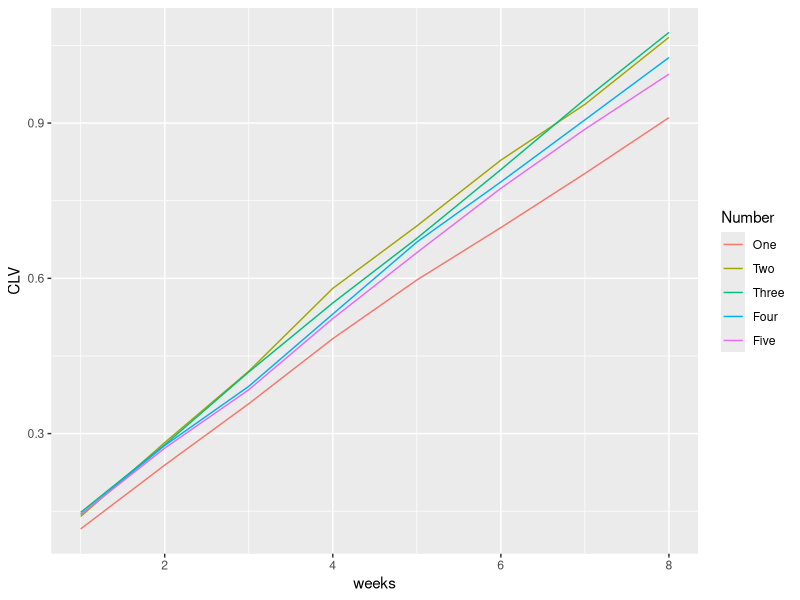
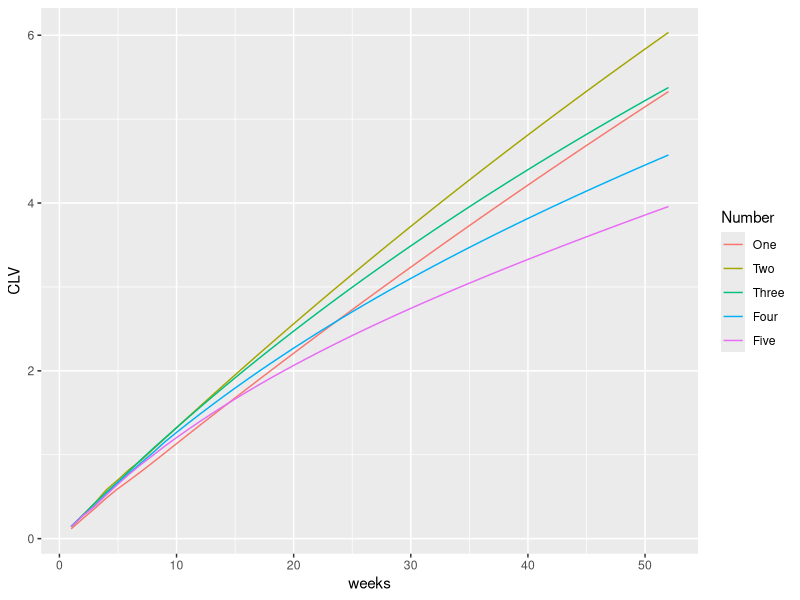
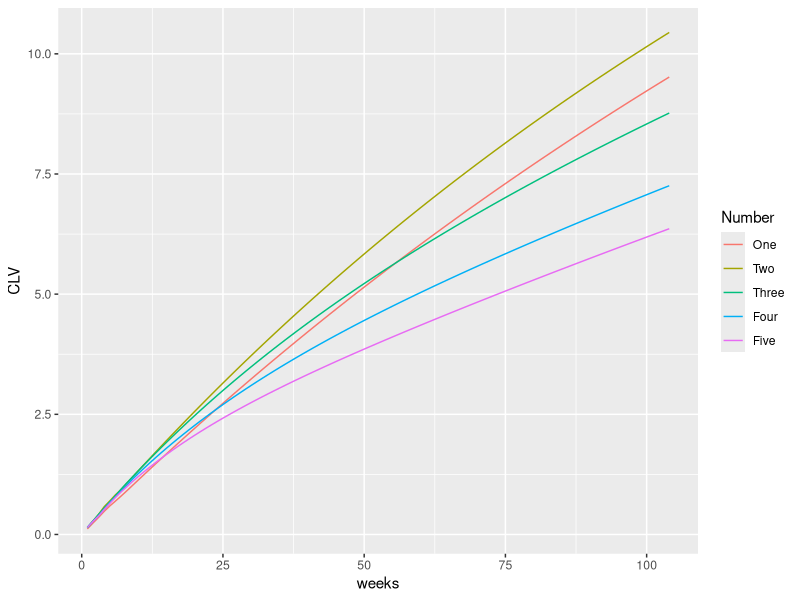

Reproduce these figures in R, in order.
## ---- chunk 1
## initial settings
knitr::opts_chunk$set(
  comment = NA,
  echo = TRUE,
  error = TRUE,
  cache = FALSE,
  message = FALSE,
  dpi = 96,
  warning = FALSE
)

## width to use when printing tables etc.
options(
  width = 250,
  scipen = 100,
  max.print = 5000,
  stringsAsFactors = FALSE
)
## ---- chunk 2
weeks <- 1:104
discount <- .1 ## annual discount rate
w_discount <- (1+discount)^(1/52)-1 ## weekly discount rate
cogs <- .6
## ---- chunk 3
## load data
library(readxl)
library(readr)

average <- read_csv("data/pentathlon-II-avg.csv")
e1 <- read_excel("data/pentathlon-II.xls",range = "A1:I4")
e2 <- read_excel("data/pentathlon-II.xls",range = "A6:I9")
e3 <- read_excel("data/pentathlon-II.xls",range = "A11:I14")
e4 <- read_excel("data/pentathlon-II.xls",range = "A16:I19")
e5 <- read_excel("data/pentathlon-II.xls",range = "A21:I24")

## insert CLV function below
## determine what arguments the function needs to generate the required
## return value
clv <- function(num_email) {
  if(num_email == 1){
    sub_rev <- e1[2,2:9]
    unsub_rev <- e1[3,2:9]
    cost <- sub_rev*cogs
    profit <- sub_rev - cost
    churn <- e1[1,2:9]
    pr_sub <- c(1)
    for(i in 2:8){
      pr_sub[i] <- pr_sub[i-1]*(1-churn[i-1])
    }
    pr_sub <- unlist(pr_sub)
    pr_unsub <- 1-pr_sub
    cv <- pr_sub*profit + pr_unsub*unsub_rev*(1-cogs)
    dr <- c()
    for(i in 1:8){
      dr[i] <- 1/(1+w_discount)^(i)
    }
    result <- cv*dr
  }
  else if(num_email == 2){
    sub_rev <- e2[2,2:9]
    unsub_rev <- e2[3,2:9]
    cost <- sub_rev*cogs
    profit <- sub_rev - cost
    churn <- e2[1,2:9]
    pr_sub <- c(1)
    for(i in 2:8){
      pr_sub[i] <- pr_sub[i-1]*(1-churn[i-1])
    }
    pr_sub <- unlist(pr_sub)
    pr_unsub <- 1-pr_sub
    cv <- pr_sub*profit + pr_unsub*unsub_rev*(1-cogs)
    dr <- c()
    for(i in 1:8){
      dr[i] <- 1/(1+w_discount)^(i)
    }
    result <- cv*dr
  }
  else if(num_email == 3){
    sub_rev <- e3[2,2:9]
    unsub_rev <- e3[3,2:9]
    cost <- sub_rev*cogs
    profit <- sub_rev - cost
    churn <- e3[1,2:9]
    pr_sub <- c(1)
    for(i in 2:8){
      pr_sub[i] <- pr_sub[i-1]*(1-churn[i-1])
    }
    pr_sub <- unlist(pr_sub)
    pr_unsub <- 1-pr_sub
    cv <- pr_sub*profit + pr_unsub*unsub_rev*(1-cogs)
    dr <- c()
    for(i in 1:8){
      dr[i] <- 1/(1+w_discount)^(i)
    }
    result <- cv*dr
  }
  else if(num_email == 4){
    sub_rev <- e4[2,2:9]
    unsub_rev <- e4[3,2:9]
    cost <- sub_rev*cogs
    profit <- sub_rev - cost
    churn <- e4[1,2:9]
    pr_sub <- c(1)
    for(i in 2:8){
      pr_sub[i] <- pr_sub[i-1]*(1-churn[i-1])
    }
    pr_sub <- unlist(pr_sub)
    pr_unsub <- 1-pr_sub
    cv <- pr_sub*profit + pr_unsub*unsub_rev*(1-cogs)
    dr <- c()
    for(i in 1:8){
      dr[i] <- 1/(1+w_discount)^(i)
    }
    result <- cv*dr
  }
  else if(num_email == 5){
    sub_rev <- e5[2,2:9]
    unsub_rev <- e5[3,2:9]
    cost <- sub_rev*cogs
    profit <- sub_rev - cost
    churn <- e5[1,2:9]
    pr_sub <- c(1)
    for(i in 2:8){
      pr_sub[i] <- pr_sub[i-1]*(1-churn[i-1])
    }
    pr_sub <- unlist(pr_sub)
    pr_unsub <- 1 - pr_sub
    cv <- pr_sub*profit + pr_unsub*unsub_rev*(1-cogs)
    dr <- c()
    for(i in 1:8){
      dr[i] <- 1/(1+w_discount)^(i)
    }
    result <- cv*dr
  }
  return(result)
}
## ---- chunk 4
## create the tibble (data.frame)
weeks_8 <- tibble::tibble(weeks = 1:8,One = as.numeric(clv(1)),Two = as.numeric(clv(2)), Three = as.numeric(clv(3)),Four = as.numeric(clv(4)),Five = as.numeric(clv(5)))

weeks_8
## ---- chunk 5
## calculate the 8-week clvs for the five plans
clv_8w <- apply(weeks_8,2,sum)
clv_8w
## ---- chunk 6
## define a function that calculates longer time period clv
clv_long <- function(num_email,weeks){
  sub_rev <- rep(average[num_email,3],weeks)
  unsub_rev <- rep(average[num_email,4],weeks)
  churn <- rep(average[num_email,2],weeks)
  churn <- unlist(churn)
  sub_rev <- unlist(sub_rev)
  unsub_rev <- unlist(unsub_rev)
  pr_sub <- c(1)
  for(i in 2:weeks){
    pr_sub[i] <- pr_sub[i-1]*(1-churn[i-1])
  }
  pr_sub <- unlist(pr_sub)
  pr_unsub <- 1 - pr_sub
  cv <- sub_rev*0.4*pr_sub + unsub_rev*0.4*pr_unsub
  dr <- c()
    for(i in 1:weeks){
      dr[i] <- 1/(1+w_discount)^(i)
    }
  result <- cv*dr
  return(result)
}

## create a tibble for 52-week clv
weeks_52 <- tibble::tibble(weeks = 1:52,One = as.numeric(clv_long(1,52)),Two = as.numeric(clv_long(2,52)), Three = as.numeric(clv_long(3,52)),Four = as.numeric(clv_long(4,52)),Five = as.numeric(clv_long(5,52)))

## create a tibble for 104-week clv
weeks_104 <- tibble::tibble(weeks = 1:104,One = as.numeric(clv_long(1,104)),Two = as.numeric(clv_long(2,104)), Three = as.numeric(clv_long(3,104)),Four = as.numeric(clv_long(4,104)),Five = as.numeric(clv_long(5,104)))

## calculate the 52-week clvs for the five plans
clv_52w <- apply(weeks_52,2,sum)
clv_52w

## calculate the 104-week clvs for the five plans
clv_104w <- apply(weeks_104,2,sum)
clv_104w
## ---- chunk 7
## generate graph 1
library(ggplot2)
library(tidyr)
library(dplyr)

## define a function that calculates the sum of clv series
cal_clv <- function(num_email,num_week){
  if(num_week <= 8){
    result <- sum(weeks_8[1:num_week,num_email+1])
  }
  else{
    result <- sum(clv_long(num_email,num_week))
  }
  return(result)
}

One <- c()
Two <- c()
Three <- c()
Four <- c()
Five <- c()

for(i in 1:5){
  if(i == 1){
    for(j in 1:104){
      One[j] <- cal_clv(i,j)
    }
  }
  else if(i == 2){
    for(j in 1:104){
      Two[j] <- cal_clv(i,j)
    }
  }
  else if(i == 3){
    for(j in 1:104){
      Three[j] <- cal_clv(i,j)
    }
  }
  else if(i == 4){
    for(j in 1:104){
      Four[j] <- cal_clv(i,j)
    }
  }
  else if(i == 5){
    for(j in 1:104){
      Five[j] <- cal_clv(i,j)
    }
  }
}

plot.df <- tibble::tibble(weeks = 1:104,One,Two,Three,Four,Five)

plot_8w <- plot.df %>%
  filter(weeks <= 8) %>%
  gather(Number, CLV, -weeks) %>%
  mutate(Number = factor(Number,levels = c("One","Two","Three","Four","Five")))

ggplot(plot_8w,aes(x=weeks,y=CLV,color=Number))+geom_line()
## ---- chunk 8
## generate graph 2
plot_52w <- plot.df %>%
  filter(weeks <= 52) %>%
  gather(Number, CLV, -weeks) %>%
  mutate(Number = factor(Number,levels = c("One","Two","Three","Four","Five")))

ggplot(plot_52w,aes(x=weeks,y=CLV,color=Number))+geom_line()
## ---- chunk 9
## generate graph 3
plot_104w <- plot.df %>%
  filter(weeks <= 104) %>%
  gather(Number, CLV, -weeks) %>%
  mutate(Number = factor(Number,levels = c("One","Two","Three","Four","Five")))

ggplot(plot_104w,aes(x=weeks,y=CLV,color=Number))+geom_line()
